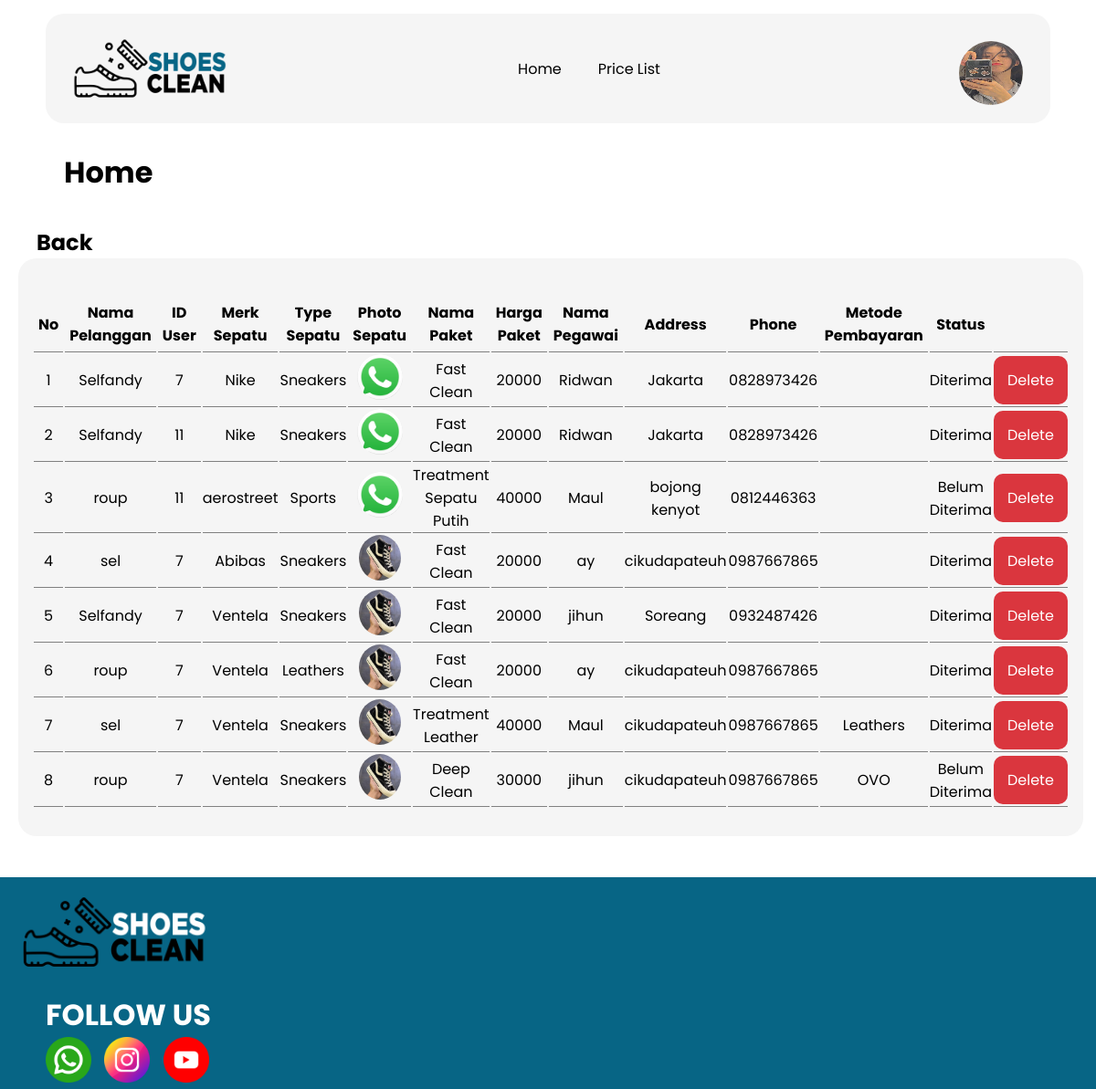
The app's page /read_pelanggan.php (signed in), older data.
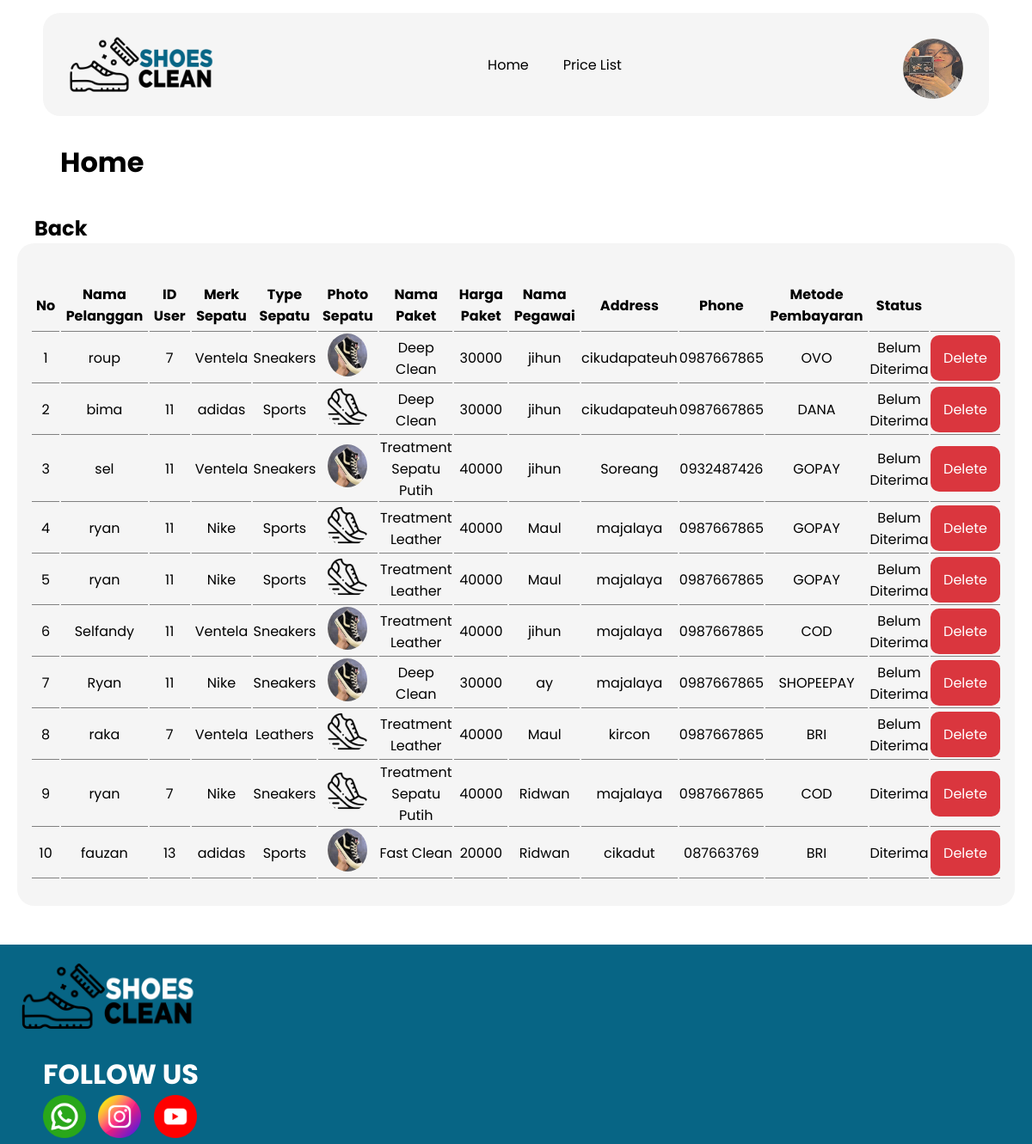
The same page, newer data.
### tables this page shows
CREATE TABLE `user` (
  `userid` int(50) NOT NULL,
  `username` varchar(100) NOT NULL,
  `password_user` varchar(255) NOT NULL,
  `usertype` varchar(50) NOT NULL,
  `fullname` varchar(100) NOT NULL,
  `userphoto` varchar(225) NOT NULL DEFAULT 'default.png'
);

CREATE TABLE `pelanggan` (
  `id_pelanggan` int(50) NOT NULL,
  `nama_pelanggan` varchar(100) NOT NULL,
  `merk_sepatu` varchar(255) NOT NULL,
  `type_sepatu` varchar(100) NOT NULL,
  `photo_sepatu` varchar(225) NOT NULL DEFAULT 'default.png',
  `userid` int(11) DEFAULT 7,
  `id_paket` int(11) NOT NULL,
  `id_pegawai` int(11) NOT NULL DEFAULT 1,
  `tanggal` timestamp NOT NULL DEFAULT current_timestamp() ON UPDATE current_timestamp(),
  `alamat_pelanggan` text NOT NULL,
  `phone_pelanggan` varchar(100) NOT NULL,
  `metode_pembayaran` varchar(255) NOT NULL,
  `konfirmasi` varchar(255) NOT NULL DEFAULT 'Belum Diterima',
  `status` int(1) NOT NULL DEFAULT 1
);

CREATE TABLE `paket` (
  `id_paket` int(11) NOT NULL,
  `nama_paket` varchar(100) NOT NULL,
  `deskripsi_paket` text NOT NULL,
  `harga_paket` int(11) NOT NULL
);

CREATE TABLE `pegawai` (
  `id_pegawai` int(50) NOT NULL,
  `nama_pegawai` varchar(100) NOT NULL,
  `gender_pegawai` varchar(100) NOT NULL,
  `alamat_pegawai` varchar(200) NOT NULL,
  `phone_pegawai` varchar(150) NOT NULL,
  `photo_pegawai` varchar(225) NOT NULL DEFAULT 'default.png'
);

### read_pelanggan.php (the view, shortened to what this page needs)
<!DOCTYPE html>
<html lang="en">
<head>
    <link rel="stylesheet" href="css/style.css">
</head>
<body>
    <div class="container">
        <div class="header">
            <div class="navbar">
                    <img class="logo" src="assets/logo.png">
                    <ul>
                        <li class="list"><a href="index.php">Home</a></li>
                        <li class="list"><a href="pricelist.php">Price List</a></li>
                    </ul>
                    <?php
                    include "connection.php";
                    $query = "SELECT * FROM user WHERE userid= '$_SESSION[userid]'";
                    $user = mysqli_query($db_connection, $query);
                    $data = mysqli_fetch_assoc($user);
                    ?>
                    <a href="change_photo.php">
                        <img class="profile" src="upload/user/<?= $data['userphoto']; ?>">
                    </a>
            </div>
        </div>
        <div class="content">
            <h1 class="title">Home</h1>
            <br>
        <?php if ($_SESSION['usertype'] == 'Admin') { ?>
        <div class="container-card-c">
        <h2 class="title-back"><a href="index.php">Back</a></h2>
        <table class="table-content">
                <tr class="theader">
                    <th>No</th>
                    <th>Nama Pelanggan</th>
                    <th>ID User</th>
                    <th>Merk Sepatu</th>
                    <th>Type Sepatu</th>
                    <th>Photo Sepatu</th>
                    <th>Nama Paket</th>
                    <th>Harga Paket</th>
                    <th>Nama Pegawai</th>
                    <th>Address</th>
                    <th>Phone</th>
                    <th>Metode Pembayaran</th>
                    <th>Status</th>
                    <th colspan="2"></th>
                </tr>
                <?php
            include "connection.php";
            $query = "SELECT * FROM pelanggan AS p INNER JOIN paket AS pk ON p.id_paket=pk.id_paket INNER JOIN pegawai AS pg ON p.id_pegawai=pg.id_pegawai GROUP BY p.id_pelanggan";
            $pelanggan = mysqli_query($db_connection, $query);
            $i=1;
            foreach ($pelanggan as $data) :
        ?>
                <tr>
                    <td><?php echo $i++; ?></td>
                    <td align="center">
                           <?=$data['nama_pelanggan']; ?>
                    </td>
                    <td><?=  $data['userid']; ?></td>
                    <td><?=  $data['merk_sepatu']; ?></td>
                    <td><?=  $data['type_sepatu']; ?></td>
                    <td><img src="upload/pelanggan/<?=$data['photo_sepatu']; ?>" widht="50" height="50" style="border-radius: 50%;"><br>
                    </td>
                    <td><?=  $data['nama_paket']; ?></td>
                    <td><?=  $data['harga_paket']; ?></td>
                    <td><?=  $data['nama_pegawai']; ?></td>
                    <td><?=  $data['alamat_pelanggan']; ?></td>
                    <td><?=  $data['phone_pelanggan']; ?></td>
                    <td><?=  $data['metode_pembayaran']; ?></td>
                    <td><?=  $data['konfirmasi']; ?></td>
                    <td>
                            <p><a class="btn-del" href="delete_pelanggan.php?id=<?=$data['id_pelanggan']?>"
                                    onclick="return confirm('Are you sure?')">Delete</a></p>
                        </td>
                </tr>
                <?php endforeach; ?>
            </table>
            </div>
            <?php } ?>
        <br>
        </div>
    </div>
    <footer>
            <img class="logo-footer" src="assets/logo2.png">
        <div class="follow">
            <h1>FOLLOW US</h1>
            <div class="sosmed">
                <img src="assets/whatsapp (1).png" class="img-footer">
                <img src="assets/instagram.png" class="img-footer">
                <img src="assets/youtube (1).png" class="img-footer">
            </div>
        </div>
    </footer>
</body>
</html>

### css/style.css (style rules this page uses)
* { margin: 0; padding: 0; }
html { font-family: 'Poppins', sans-serif; }
.container { width: 100%; height: 100%; }
.header { position: sticky; width: 100%; padding-top: 15px; justify-content: center; }
.navbar { padding: 10px; display: flex; justify-content: space-evenly; top: 50px; width: 90%; height: 100px; margin: auto; border-radius: 20px; background-color: #f5f5f5; }
.navbar ul { display: flex; width: 100%; height: 100%; object-fit: cover; justify-content: center; align-items: center; border-radius: 10px; }
.navbar .list { font-family: 'Poppins'; text-decoration: none; list-style-type: none; transition-delay: .1s; border-radius: 10px; transition: .5s ease-in-out; }
.navbar a { padding: 15px; margin: 5px; text-decoration: none; color: black; transition: .5s ease-in-out; border-radius: 10px; }
.btn-del { width: 70px; height: 20px; padding: 15px; text-decoration: none; color: #fff; background-color: #da363e; transition: .5s ease-in-out; border-radius: 10px; text-align: center; }
.navbar .profile { margin: auto; border-radius: 50%; width: 70px; height: 70px; align-items: center; }
.content { height: 100%; padding: 20px; }
.title { margin: 10px 50px; }
.table-content { width: 100%; background-color: #f5f5f5; border-radius: 20px; padding: 40px 15px; padding-bottom: 30px; max-height: 750px; text-align: center; margin: auto; }
.table-content th { padding: 5px; border-bottom: 1px solid grey; align-items: center; }
.table-content td { border-bottom: 1px solid grey; }
.title-back a { padding: 15px; margin: 5px; text-decoration: none; color: black; transition: .5s ease-in-out; border-radius: 10px; }
footer { width: 100%; height: 100%; background-color: #076585; }
.logo-footer { width: 20%; }
.follow { margin-left: 50px; color: #fff; }
.img-footer { width: 50px; margin-right: 10px; }

Row changes from the older to the newer data that the page shows:
removed pelanggan: nama_pelanggan "Selfandy", userid "7", merk_sepatu "Nike", type_sepatu "Sneakers", photo_sepatu (picture), id_paket.nama_paket "Fast Clean", id_paket.harga_paket "20000", id_pegawai.nama_pegawai "Ridwan", alamat_pelanggan "Jakarta", phone_pelanggan "0828973426", konfirmasi "Diterima"
removed pelanggan: nama_pelanggan "Selfandy", userid "11", merk_sepatu "Nike", type_sepatu "Sneakers", photo_sepatu (picture), id_paket.nama_paket "Fast Clean", id_paket.harga_paket "20000", id_pegawai.nama_pegawai "Ridwan", alamat_pelanggan "Jakarta", phone_pelanggan "0828973426", konfirmasi "Diterima"
removed pelanggan: nama_pelanggan "roup", userid "11", merk_sepatu "aerostreet", type_sepatu "Sports", photo_sepatu (picture), id_paket.nama_paket "Treatment Sepatu Putih", id_paket.harga_paket "40000", id_pegawai.nama_pegawai "Maul", alamat_pelanggan "bojong kenyot", phone_pelanggan "0812446363", konfirmasi "Belum Diterima"
removed pelanggan: nama_pelanggan "sel", userid "7", merk_sepatu "Abibas", type_sepatu "Sneakers", photo_sepatu (picture), id_paket.nama_paket "Fast Clean", id_paket.harga_paket "20000", id_pegawai.nama_pegawai "ay", alamat_pelanggan "cikudapateuh", phone_pelanggan "0987667865", konfirmasi "Diterima"
removed pelanggan: nama_pelanggan "Selfandy", userid "7", merk_sepatu "Ventela", type_sepatu "Sneakers", photo_sepatu (picture), id_paket.nama_paket "Fast Clean", id_paket.harga_paket "20000", id_pegawai.nama_pegawai "jihun", alamat_pelanggan "Soreang", phone_pelanggan "0932487426", konfirmasi "Diterima"
removed pelanggan: nama_pelanggan "roup", userid "7", merk_sepatu "Ventela", type_sepatu "Leathers", photo_sepatu (picture), id_paket.nama_paket "Fast Clean", id_paket.harga_paket "20000", id_pegawai.nama_pegawai "ay", alamat_pelanggan "cikudapateuh", phone_pelanggan "0987667865", konfirmasi "Diterima"
removed pelanggan: nama_pelanggan "sel", userid "7", merk_sepatu "Ventela", type_sepatu "Sneakers", photo_sepatu (picture), id_paket.nama_paket "Treatment Leather", id_paket.harga_paket "40000", id_pegawai.nama_pegawai "Maul", alamat_pelanggan "cikudapateuh", phone_pelanggan "0987667865", metode_pembayaran "Leathers", konfirmasi "Diterima"
added pelanggan: nama_pelanggan "bima", userid "11", merk_sepatu "adidas", type_sepatu "Sports", photo_sepatu (picture), id_paket.nama_paket "Deep Clean", id_paket.harga_paket "30000", id_pegawai.nama_pegawai "jihun", alamat_pelanggan "cikudapateuh", phone_pelanggan "0987667865", metode_pembayaran "DANA", konfirmasi "Belum Diterima"
added pelanggan: nama_pelanggan "sel", userid "11", merk_sepatu "Ventela", type_sepatu "Sneakers", photo_sepatu (picture), id_paket.nama_paket "Treatment Sepatu Putih", id_paket.harga_paket "40000", id_pegawai.nama_pegawai "jihun", alamat_pelanggan "Soreang", phone_pelanggan "0932487426", metode_pembayaran "GOPAY", konfirmasi "Belum Diterima"
added pelanggan: nama_pelanggan "ryan", userid "11", merk_sepatu "Nike", type_sepatu "Sports", photo_sepatu (picture), id_paket.nama_paket "Treatment Leather", id_paket.harga_paket "40000", id_pegawai.nama_pegawai "Maul", alamat_pelanggan "majalaya", phone_pelanggan "0987667865", metode_pembayaran "GOPAY", konfirmasi "Belum Diterima"
added pelanggan: nama_pelanggan "ryan", userid "11", merk_sepatu "Nike", type_sepatu "Sports", photo_sepatu (picture), id_paket.nama_paket "Treatment Leather", id_paket.harga_paket "40000", id_pegawai.nama_pegawai "Maul", alamat_pelanggan "majalaya", phone_pelanggan "0987667865", metode_pembayaran "GOPAY", konfirmasi "Belum Diterima"
added pelanggan: nama_pelanggan "Selfandy", userid "11", merk_sepatu "Ventela", type_sepatu "Sneakers", photo_sepatu (picture), id_paket.nama_paket "Treatment Leather", id_paket.harga_paket "40000", id_pegawai.nama_pegawai "jihun", alamat_pelanggan "majalaya", phone_pelanggan "0987667865", metode_pembayaran "COD", konfirmasi "Belum Diterima"
added pelanggan: nama_pelanggan "Ryan", userid "11", merk_sepatu "Nike", type_sepatu "Sneakers", photo_sepatu (picture), id_paket.nama_paket "Deep Clean", id_paket.harga_paket "30000", id_pegawai.nama_pegawai "ay", alamat_pelanggan "majalaya", phone_pelanggan "0987667865", metode_pembayaran "SHOPEEPAY", konfirmasi "Belum Diterima"
added pelanggan: nama_pelanggan "raka", userid "7", merk_sepatu "Ventela", type_sepatu "Leathers", photo_sepatu (picture), id_paket.nama_paket "Treatment Leather", id_paket.harga_paket "40000", id_pegawai.nama_pegawai "Maul", alamat_pelanggan "kircon", phone_pelanggan "0987667865", metode_pembayaran "BRI", konfirmasi "Belum Diterima"
added pelanggan: nama_pelanggan "ryan", userid "7", merk_sepatu "Nike", type_sepatu "Sneakers", photo_sepatu (picture), id_paket.nama_paket "Treatment Sepatu Putih", id_paket.harga_paket "40000", id_pegawai.nama_pegawai "Ridwan", alamat_pelanggan "majalaya", phone_pelanggan "0987667865", metode_pembayaran "COD", konfirmasi "Diterima"
added pelanggan: nama_pelanggan "fauzan", userid "13", merk_sepatu "adidas", type_sepatu "Sports", photo_sepatu (picture), id_paket.nama_paket "Fast Clean", id_paket.harga_paket "20000", id_pegawai.nama_pegawai "Ridwan", alamat_pelanggan "cikadut", phone_pelanggan "087663769", metode_pembayaran "BRI", konfirmasi "Diterima"
